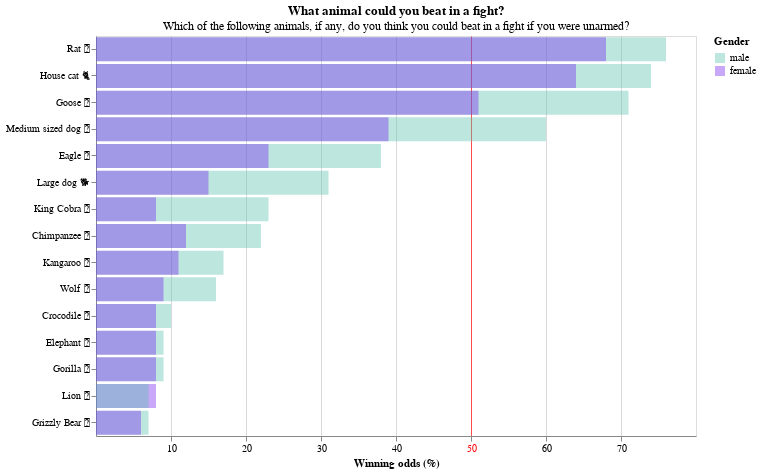

The cell this chart's notebook holds for it:
### Code cell
ch = alt.Chart(momw20_alt.sort_values("Gender",ascending=False)).mark_bar(opacity=0.4).encode(
    x=alt.X('pct', stack=None, axis=alt.Axis(
        values=[x * 10 for x in range(1,8)],
        labelColor=alt.condition('datum.value == 50', alt.value('red'), alt.value('black')),
        gridColor=alt.condition('datum.value == 50', alt.value('red'), alt.value("grey")),
        gridOpacity=alt.condition('datum.value == 50', alt.value(0.7), alt.value(0.3))
    )
           ),
    y=alt.Y('animal_emoji',sort={"op":"max","field": "pct", "order":"descending"}),
    tooltip=['Gender','Winning odds'],
    order=alt.Order('pct',sort='descending'),
    color=alt.Color('Gender', legend=alt.Legend(title="Gender"), scale=alt.Scale(domain=["male","female"],range=[male_color,female_color]))
).properties(
    title = {
        "text": "What animal could you beat in a fight?",
        "subtitle": "Which of the following animals, if any, do you think you could beat in a fight if you were unarmed?"
    },
    width = 600,
    height = 400,
)

ch.encoding.x.title = 'Winning odds (%)'
ch.encoding.y.title = ''
ch

### Figure 1 — Vega-Lite specification as saved in the notebook (floating-point values rounded to 4 significant figures)
{"config": {"view": {"continuousWidth": 400, "continuousHeight": 300}}, "data": {"name": "data-50bc9f8108fe21fa4b60845460934a00"}, "mark": {"type": "bar", "opacity": 0.4}, "encoding": {"color": {"type": "nominal", "field": "Gender", "legend": {"title": "Gender"}, "scale": {"domain": ["male", "female"], "range": ["#57c1ac", "#7924ef"]}}, "order": {"type": "quantitative", "field": "pct", "sort": "descending"}, "tooltip": [{"type": "nominal", "field": "Gender"}, {"type": "nominal", "field": "Winning odds"}], "x": {"type": "quantitative", "axis": {"gridColor": {"condition": {"test": "datum.value == 50", "value": "red"}, "value": "grey"}, "gridOpacity": {"condition": {"test": "datum.value == 50", "value": 0.7}, "value": 0.3}, "labelColor": {"condition": {"test": "datum.value == 50", "value": "red"}, "value": "black"}, "values": [10, 20, 30, 40, 50, 60, 70]}, "field": "pct", "stack": null, "title": "Winning odds (%)"}, "y": {"type": "nominal", "field": "animal_emoji", "sort": {"op": "max", "field": "pct", "order": "descending"}, "title": ""}}, "height": 400, "title": {"text": "What animal could you beat in a fight?", "subtitle": "Which of the following animals, if any, do you think you could beat in a fight if you were unarmed?"}, "width": 600, "$schema": "https://vega.github.io/schema/vega-lite/v4.8.1.json", "datasets": {"data-50bc9f8108fe21fa4b60845460934a00": [{"animal_emoji": "Rat 🐀", "animal": "Rat", "emoji": "🐀", "pct": 76.0, "Gender": "male", "Winning odds": "76%"}, {"animal_emoji": "Lion 🦁", "animal": "Lion", "emoji": "🦁", "pct": 7.0, "Gender": "male", "Winning odds": "7%"}, {"animal_emoji": "House cat 🐈", "animal": "House cat", "emoji": "🐈", "pct": 74.0, "Gender": "male", "Winning odds": "74%"}, {"animal_emoji": "Goose 🦢", "animal": "Goose", "emoji": "🦢", "pct": 71.0, "Gender": "male", "Winning odds": "71%"}, {"animal_emoji": "Crocodile 🐊", "animal": "Crocodile", "emoji": "🐊", "pct": 10.0, "Gender": "male", "Winning odds": "10%"}, {"animal_emoji": "Elephant 🐘", "animal": "Elephant", "emoji": "🐘", "pct": 9.0, "Gender": "male", "Winning odds": "9%"}, {"animal_emoji": "Chimpanzee 🐒", "animal": "Chimpanzee", "emoji": "🐒", "pct": 22.0, "Gender": "male", "Winning odds": "22%"}, {"animal_emoji": "Gorilla 🦍", "animal": "Gorilla", "emoji": "🦍", "pct": 9.0, "Gender": "male", "Winning odds": "9%"}, {"animal_emoji": "King Cobra 🐍", "animal": "King Cobra", "emoji": "🐍", "pct": 23.0, "Gender": "male", "Winning odds": "23%"}, {"animal_emoji": "Wolf 🐺", "animal": "Wolf", "emoji": "🐺", "pct": 16.0, "Gender": "male", "Winning odds": "16%"}, {"animal_emoji": "Grizzly Bear 🐻", "animal": "Grizzly Bear", "emoji": "🐻", "pct": 7.0, "Gender": "male", "Winning odds": "7%"}, {"animal_emoji": "Eagle 🦅", "animal": "Eagle", "emoji": "🦅", "pct": 38.0, "Gender": "male", "Winning odds": "38%"}, {"animal_emoji": "Kangaroo 🦘", "animal": "Kangaroo", "emoji": "🦘", "pct": 17.0, "Gender": "male", "Winning odds": "17%"}, {"animal_emoji": "Large dog 🐕", "animal": "Large dog", "emoji": "🐕", "pct": 31.0, "Gender": "male", "Winning odds": "31%"}, {"animal_emoji": "Medium sized dog 🐩", "animal": "Medium sized dog", "emoji": "🐩", "pct": 60.0, "Gender": "male", "Winning odds": "60%"}, {"animal_emoji": "Wolf 🐺", "animal": "Wolf", "emoji": "🐺", "pct": 9.0, "Gender": "female", "Winning odds": "9%"}, {"animal_emoji": "Crocodile 🐊", "animal": "Crocodile", "emoji": "🐊", "pct": 8.0, "Gender": "female", "Winning odds": "8%"}, {"animal_emoji": "Elephant 🐘", "animal": "Elephant", "emoji": "🐘", "pct": 8.0, "Gender": "female", "Winning odds": "8%"}, {"animal_emoji": "King Cobra 🐍", "animal": "King Cobra", "emoji": "🐍", "pct": 8.0, "Gender": "female", "Winning odds": "8%"}, {"animal_emoji": "Chimpanzee 🐒", "animal": "Chimpanzee", "emoji": "🐒", "pct": 12.0, "Gender": "female", "Winning odds": "12%"}, {"animal_emoji": "Gorilla 🦍", "animal": "Gorilla", "emoji": "🦍", "pct": 8.0, "Gender": "female", "Winning odds": "8%"}, {"animal_emoji": "Lion 🦁", "animal": "Lion", "emoji": "🦁", "pct": 8.0, "Gender": "female", "Winning odds": "8%"}, {"animal_emoji": "Rat 🐀", "animal": "Rat", "emoji": "🐀", "pct": 68.0, "Gender": "female", "Winning odds": "68%"}, {"animal_emoji": "Grizzly Bear 🐻", "animal": "Grizzly Bear", "emoji": "🐻", "pct": 6.0, "Gender": "female", "Winning odds": "6%"}, {"animal_emoji": "Eagle 🦅", "animal": "Eagle", "emoji": "🦅", "pct": 23.0, "Gender": "female", "Winning odds": "23%"}, {"animal_emoji": "Kangaroo 🦘", "animal": "Kangaroo", "emoji": "🦘", "pct": 11.0, "Gender": "female", "Winning odds": "11%"}, {"animal_emoji": "Large dog 🐕", "animal": "Large dog", "emoji": "🐕", "pct": 15.0, "Gender": "female", "Winning odds": "15%"}, {"animal_emoji": "Medium sized dog 🐩", "animal": "Medium sized dog", "emoji": "🐩", "pct": 39.0, "Gender": "female", "Winning odds": "39%"}, {"animal_emoji": "House cat 🐈", "animal": "House cat", "emoji": "🐈", "pct": 64.0, "Gender": "female", "Winning odds": "64%"}, {"animal_emoji": "Goose 🦢", "animal": "Goose", "emoji": "🦢", "pct": 51.0, "Gender": "female", "Winning odds": "51%"}]}}
